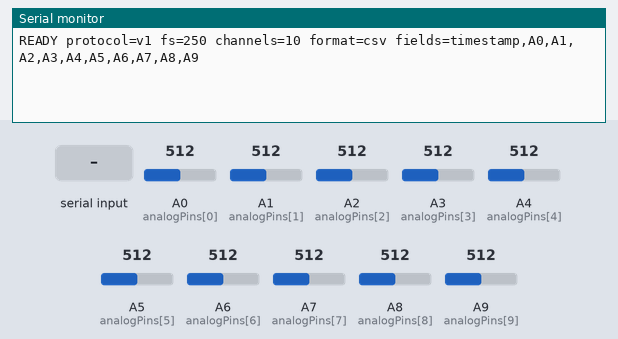
Recording of a sketch running on a simulated Teensy 4. Parts: the last lines printed to the serial monitor. Inputs (shaded band) come from the test bench; at power-on: A0 (analogPins[0]) = 512, A1 (analogPins[1]) = 512, A2 (analogPins[2]) = 512, A3 (analogPins[3]) = 512, A4 (analogPins[4]) = 512, A5 (analogPins[5]) = 512, A6 (analogPins[6]) = 512, A7 (analogPins[7]) = 512, A8 (analogPins[8]) = 512, A9 (analogPins[9]) = 512 (analog values on the 0–1023 scale).

Above: at 1.4 s.
1.5 s: "csv_on\n" received over Serial
At 2.2 s:
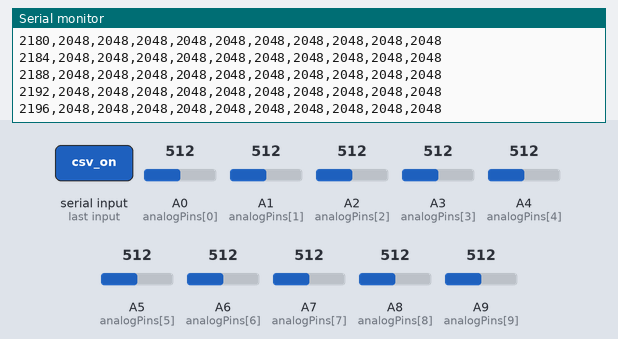
3.0 s: "csv_off\n" received over Serial
At 3.8 s:
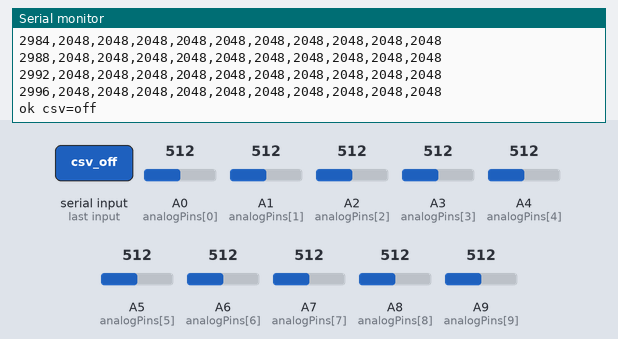
4.5 s: "pi_on\n" received over Serial
At 4.9 s:
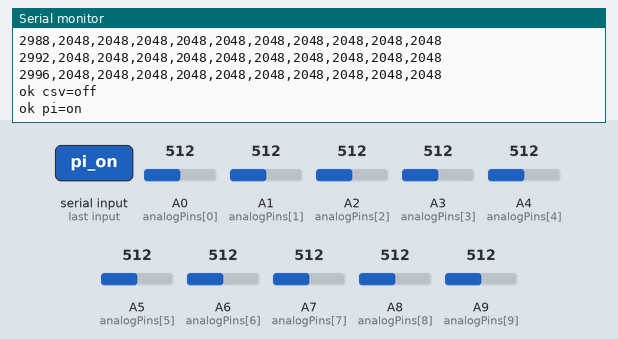
6.0 s: "pi_off\n" received over Serial
At 7.2 s:
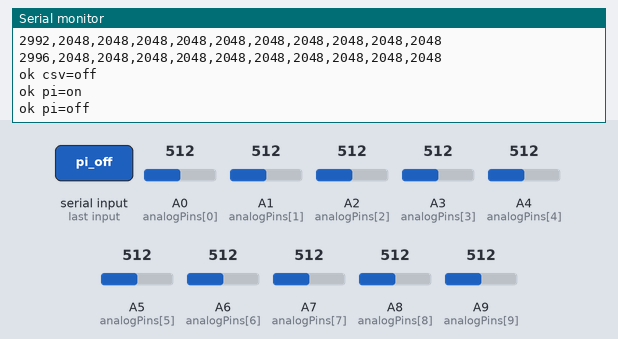
7.5 s: "status\n" received over Serial
At 8.4 s:
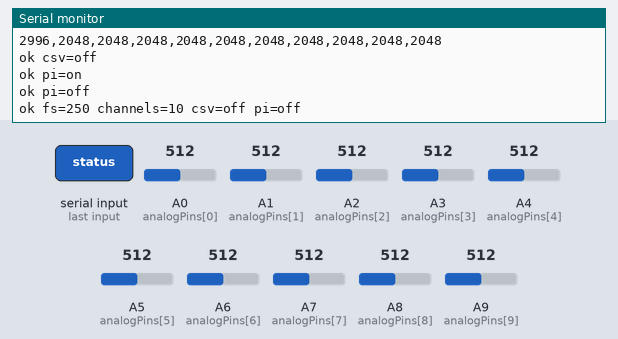
Timing chart, 0 to 10.0 s (numbered marks = the images above; inputs shaded):
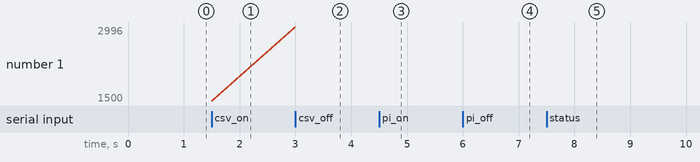

Measured:
- after the input at 1.5 s, the serial monitor: prints a new line at once (image 1)
- after the input at 6.0 s, the serial monitor: prints a new line at once (image 4)
- after the input at 7.5 s, the serial monitor: prints a new line at once (image 5)

The sketch:

eeg_teensy.ino
```cpp
// eeg_teensy.ino
// UC Berkeley Nanotechnology Lab — EEG Acquisition Firmware
// Last updated for EEG Lab v1.0 web system
//
// Changes from original:
//  - CSVEn defaults to FALSE (backend sends csv_on to start)
//  - READY banner on startup (machine-readable)
//  - All commands return ok/err acknowledgements
//  - No human-readable header row during streaming
//  - pi_on / pi_off still supported for Serial8 path

#include <Arduino.h>

// ── Pin config ─────────────────────────────────────────────────────────
const int analogPins[] = {A0, A1, A2, A3, A4, A5, A6, A7, A8, A9};
const int csPins[]     = {12, 11, 10, 9, 8, 7, 6, 5, 4, 3, 2};
const int numAnalog    = sizeof(analogPins) / sizeof(analogPins[0]);  // 10
const int numCs        = sizeof(csPins)     / sizeof(csPins[0]);      // 11
const int sckPin       = 13;

#define SERIAL_PI Serial8  // Teensy Serial8: TX pin 35

// ── State ──────────────────────────────────────────────────────────────
bool RaspOutEn = false;
bool CSVEn     = false;    // ← CHANGED: default off, backend sends csv_on

const unsigned long sampleIntervalMs = 4;  // 250 Hz
unsigned long lastSampleTime = 0;

// ── Setup ──────────────────────────────────────────────────────────────
void setup() {
  analogReadResolution(12);
  analogReadAveraging(1);

  for (int i = 0; i < numCs; i++) {
    pinMode(csPins[i], OUTPUT);
    digitalWrite(csPins[i], LOW);
  }

  pinMode(sckPin, OUTPUT);
  digitalWrite(sckPin, LOW);

  Serial.begin(115200);
  SERIAL_PI.begin(115200);

  // ── READY banner (machine-readable, parsed by backend) ──────────────
  // No human text after this — only data lines and ok/err responses
  delay(200);  // let USB enumeration settle
  Serial.println("READY protocol=v1 fs=250 channels=10 format=csv fields=timestamp,A0,A1,A2,A3,A4,A5,A6,A7,A8,A9");
}

// ── Main loop ──────────────────────────────────────────────────────────
void loop() {
  handleCommands();

  unsigned long now = millis();
  if (now - lastSampleTime >= sampleIntervalMs) {
    lastSampleTime = now;

    int vals[numAnalog];
    for (int i = 0; i < numAnalog; i++) {
      vals[i] = analogRead(analogPins[i]);
    }

    // SCK sync pulse
    digitalWrite(sckPin, HIGH);
    delayMicroseconds(10);
    digitalWrite(sckPin, LOW);

    // USB serial CSV output
    if (CSVEn) {
      Serial.print(now);
      for (int i = 0; i < numAnalog; i++) {
        Serial.print(',');
        Serial.print(vals[i]);
      }
      Serial.println();
    }

    // Raspberry Pi serial output
    if (RaspOutEn) {
      SERIAL_PI.print(now);
      for (int i = 0; i < numAnalog; i++) {
        SERIAL_PI.print(',');
        SERIAL_PI.print(vals[i]);
      }
      SERIAL_PI.println();
    }
  }
}

// ── Command handler ─────────────────────────────────────────────────────
// All responses are machine-readable: "ok key=val" or "err unknown=cmd"
void handleCommands() {
  if (!Serial.available()) return;

  String cmd = Serial.readStringUntil('\n');
  cmd.trim();

  if (cmd.equalsIgnoreCase("csv_on")) {
    CSVEn = true;
    Serial.println("ok csv=on");

  } else if (cmd.equalsIgnoreCase("csv_off")) {
    CSVEn = false;
    Serial.println("ok csv=off");

  } else if (cmd.equalsIgnoreCase("pi_on")) {
    RaspOutEn = true;
    Serial.println("ok pi=on");

  } else if (cmd.equalsIgnoreCase("pi_off")) {
    RaspOutEn = false;
    Serial.println("ok pi=off");

  } else if (cmd.equalsIgnoreCase("status")) {
    Serial.print("ok fs=250 channels=10 csv=");
    Serial.print(CSVEn ? "on" : "off");
    Serial.print(" pi=");
    Serial.println(RaspOutEn ? "on" : "off");

  } else if (cmd.length() > 0) {
    Serial.print("err unknown=");
    Serial.println(cmd);
  }
}
```
